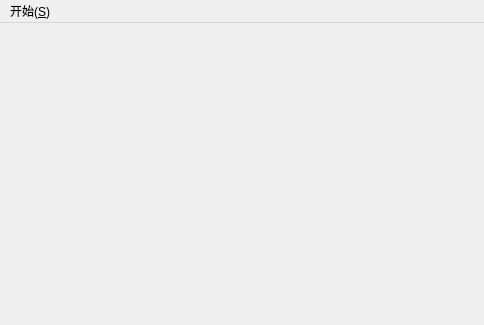
<?xml version="1.0" encoding="UTF-8"?>
<ui version="4.0">
 <class>MainScene</class>
 <widget class="QMainWindow" name="MainScene">
  <property name="geometry">
   <rect>
    <x>0</x>
    <y>0</y>
    <width>484</width>
    <height>325</height>
   </rect>
  </property>
  <property name="minimumSize">
   <size>
    <width>0</width>
    <height>0</height>
   </size>
  </property>
  <property name="maximumSize">
   <size>
    <width>16666666</width>
    <height>16666666</height>
   </size>
  </property>
  <property name="windowTitle">
   <string>MainScene</string>
  </property>
  <widget class="QWidget" name="centralWidget"/>
  <widget class="QMenuBar" name="menuBar">
   <property name="geometry">
    <rect>
     <x>0</x>
     <y>0</y>
     <width>484</width>
     <height>23</height>
    </rect>
   </property>
   <widget class="QMenu" name="menu">
    <property name="title">
     <string>开始(&amp;S)</string>
    </property>
    <addaction name="actionExit"/>
   </widget>
   <addaction name="menu"/>
  </widget>
  <action name="actionExit">
   <property name="text">
    <string>退出</string>
   </property>
   <property name="shortcut">
    <string>Ctrl+E</string>
   </property>
  </action>
 </widget>
 <layoutdefault spacing="6" margin="11"/>
 <resources/>
 <connections/>
</ui>
